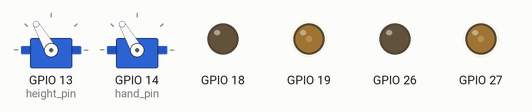
This program was run on a simulated ESP32. On the bench: 2 × servo, output pins drawn as LEDs (lit = HIGH).

Above: at 0.2 s.
Timing chart, 0 to 1.7 s (numbered marks = the images above):
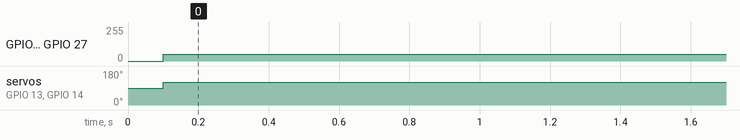

The program:

main.cpp
```cpp
#include<Arduino.h>
#include<Wire.h>
#include<ESP32Servo.h>
#include<cmath>

const int theta_dir = 18;
const int theta_pwm = 19;
const int theta_ch = 0;

const int length_dir = 26;
const int length_pwm = 27;
const int length_ch =1;

const int height_pin = 13;//z方向は360サーボ
const int hand_pin = 14;

class MotorDrive{
public:
  int dirpin;
  int motorpwm;
  int pwmch;

  MotorDrive(int pin1,int pin2,int ch){
    dirpin=pin1;
    motorpwm=pin2;
    pwmch=ch;
  }

  void setup(){
    pinMode(dirpin,OUTPUT);
    pinMode(motorpwm,OUTPUT);
    ledcSetup(pwmch,12800,8);
    ledcAttachPin(motorpwm,pwmch);
  }
  void drive(int val){
    val = constrain(val,-255,255);
    if(val<0){
      digitalWrite(dirpin,HIGH);
      ledcWrite(pwmch,-val);
    }
    else if(val>0){
      digitalWrite(dirpin,LOW);
      ledcWrite(pwmch,val);
    }
    else{
      digitalWrite(dirpin,LOW);
      ledcWrite(pwmch,0);
    }
  }
};

MotorDrive theta_M{theta_dir,theta_pwm,theta_ch};
MotorDrive length_M{length_dir,length_pwm,length_ch};
Servo height_M, hand_servo;

void setup(){
  Serial.begin(115200);
  theta_M.setup();
  length_M.setup();
  height_M.attach(height_pin);
  hand_servo.attach(hand_pin);

  theta_M.drive(0);
  length_M.drive(0);
  height_M.write(90);
  hand_servo.write(90);
  delay(100);
}

void loop(){
  height_M.write(120);
  hand_servo.write(120);
  theta_M.drive(50);
  length_M.drive(50);
  delay(10);
}
```

Measured:
- by itself, GPIO 19, GPIO 27: 0/255 → 50/255 at 0.10 s
- by itself, servo on GPIO 13 (height_pin), servo on GPIO 14 (hand_pin): 90° → 120° at 0.10 s
